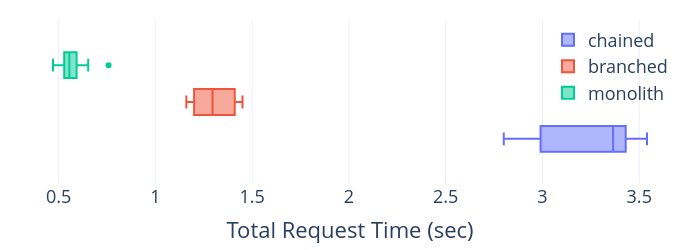

The notebook cell this image was saved under:
### Code cell
fig = px.box(
    df, x="value", color="variable", 
    labels={"value": "Total Request Time (sec)", "variable": "Module Structure"}, 
    width=800, height=300, template="plotly_white")

fig.update_layout(legend=dict(
    yanchor="top",
    y=0.99,
    xanchor="left",
    x=0.8,
    bgcolor="rgba(255, 255, 255, 0)",
), 
margin=dict(l=20, r=20, t=20, b=20),
legend_title_text="", font_size=18,
width=700, height=250
)

fig

### Figure 1 — Plotly figure (JSON) as saved in the notebook; plotly's stock layout.template omitted (floating-point values rounded to 4 significant figures)
{"data": [{"alignmentgroup": "True", "hovertemplate": "Module Structure=chained<br>Total Request Time (sec)=%{x}<extra></extra>", "legendgroup": "chained", "marker": {"color": "#636efa"}, "name": "chained", "notched": false, "offsetgroup": "chained", "orientation": "h", "showlegend": true, "type": "box", "x": [2.99, 2.88, 3.43, 3.38, 3.54, 3.06, 3.42, 3.35, 3.52, 2.8], "x0": " ", "xaxis": "x", "y0": " ", "yaxis": "y"}, {"alignmentgroup": "True", "hovertemplate": "Module Structure=branched<br>Total Request Time (sec)=%{x}<extra></extra>", "legendgroup": "branched", "marker": {"color": "#EF553B"}, "name": "branched", "notched": false, "offsetgroup": "branched", "orientation": "h", "showlegend": true, "type": "box", "x": [1.2, 1.27, 1.42, 1.35, 1.32, 1.19, 1.41, 1.45, 1.16, 1.24], "x0": " ", "xaxis": "x", "y0": " ", "yaxis": "y"}, {"alignmentgroup": "True", "hovertemplate": "Module Structure=monolith<br>Total Request Time (sec)=%{x}<extra></extra>", "legendgroup": "monolith", "marker": {"color": "#00cc96"}, "name": "monolith", "notched": false, "offsetgroup": "monolith", "orientation": "h", "showlegend": true, "type": "box", "x": [0.653, 0.549, 0.566, 0.593, 0.556, 0.471, 0.5, 0.529, 0.758, 0.555], "x0": " ", "xaxis": "x", "y0": " ", "yaxis": "y"}], "layout": {"boxmode": "group", "font": {"size": 18}, "height": 250, "legend": {"bgcolor": "rgba(255, 255, 255, 0)", "title": {"text": ""}, "tracegroupgap": 0, "x": 0.8, "xanchor": "left", "y": 0.99, "yanchor": "top"}, "margin": {"b": 20, "l": 20, "r": 20, "t": 20}, "width": 700, "xaxis": {"anchor": "y", "domain": [0, 1], "title": {"text": "Total Request Time (sec)"}}, "yaxis": {"anchor": "x", "domain": [0, 1]}}}
